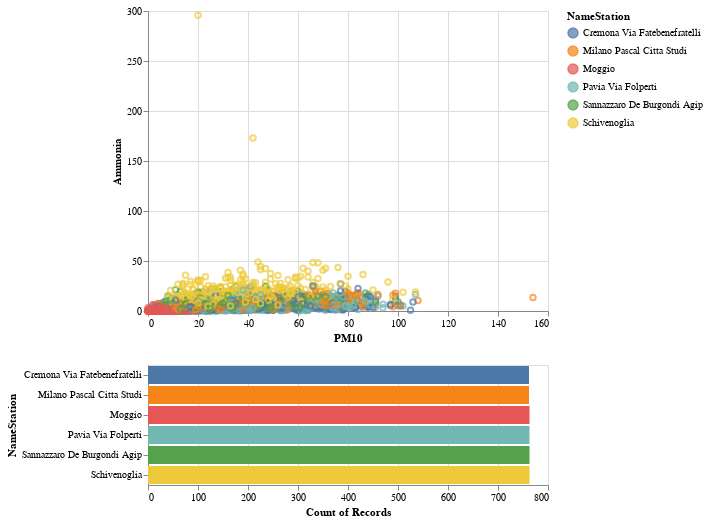

Notebook code for this chart:
### Code cell
table2 = table.iloc[2000:np.shape(table)[0],:] #altair can only use up to 5000 rows

interval = alt.selection_interval()

points = alt.Chart(table2).mark_point().encode(
  x='PM10',
  y='Ammonia',
  color=alt.condition(interval, 'NameStation', alt.value('lightgray'))
).properties(
  selection=interval
)

histogram = alt.Chart(table2).mark_bar().encode(
  x='count()',
  y='NameStation',
  color='NameStation'
).transform_filter(interval)

points & histogram

### Figure 1 — Vega-Lite specification as saved in the notebook (floating-point values rounded to 4 significant figures; data arrays with more than 128 entries replaced by an {"elided": "..."} marker saying what was removed)
{"config": {"view": {"continuousWidth": 400, "continuousHeight": 300}}, "vconcat": [{"mark": "point", "encoding": {"color": {"condition": {"type": "nominal", "field": "NameStation", "selection": "selector002"}, "value": "lightgray"}, "x": {"type": "quantitative", "field": "PM10"}, "y": {"type": "quantitative", "field": "Ammonia"}}, "selection": {"selector002": {"type": "interval"}}}, {"mark": "bar", "encoding": {"color": {"type": "nominal", "field": "NameStation"}, "x": {"type": "quantitative", "aggregate": "count"}, "y": {"type": "nominal", "field": "NameStation"}}, "transform": [{"filter": {"selection": "selector002"}}]}], "data": {"name": "data-1be2d1d45fab3e3e715a2b325b6aec98"}, "$schema": "https://vega.github.io/schema/vega-lite/v4.8.1.json", "datasets": {"data-1be2d1d45fab3e3e715a2b325b6aec98": {"elided": "4576 records"}}}
